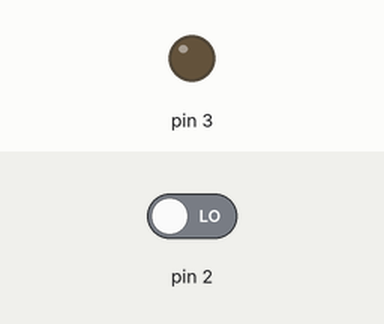
This sketch was run on a simulated Arduino Uno, built with avr-gcc and run on an emulated ATmega328P. Parts: output pins drawn as LEDs (lit = HIGH). Dashed ring = blinking. Inputs (shaded band) come from the test bench; at power-on: pin 2 LOW.

Above: at 1.2 s.
1.3 s: pin 2 driven HIGH
At 1.8 s:
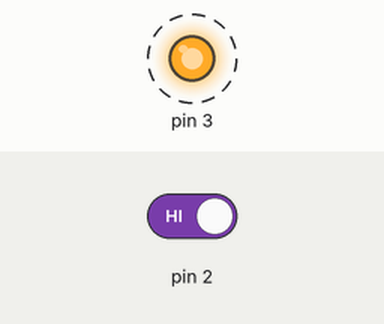
4.3 s: pin 2 driven LOW
At 5.1 s:
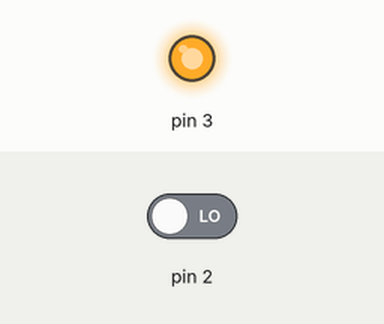
Timing chart, 0 to 7.3 s (numbered marks = the images above; inputs shaded):
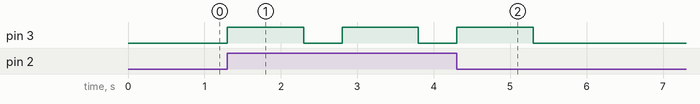

The sketch:

BLINK_LED_FOR_LD_STUDENT.ino
```cpp
int a=0;
int j=0;
void setup() {
  // put your setup code here, to run once:
pinMode(2,INPUT);
pinMode(3,OUTPUT);

}

void loop() {
  // put your main code here, to run repeatedly:
  if(digitalRead(2)==HIGH)
  {
    j++;
  }

  if( j==1)
  {
    digitalWrite(3,HIGH);
    delay(1000);
    digitalWrite(3,LOW);
    delay(500);
    j=2;;

  }

  if(j==3)
  {
    digitalWrite(3,HIGH);
    delay(1000);
    digitalWrite(3,LOW);
    delay(500);
    digitalWrite(3,HIGH);
    delay(1000);
    digitalWrite(3,LOW);
    delay(500);
    j=4;
  }

   if(j==5)
  {
    digitalWrite(3,HIGH);
    delay(1000);
    digitalWrite(3,LOW);
    delay(500);
    digitalWrite(3,HIGH);
    delay(1000);
    digitalWrite(3,LOW);
    delay(500);
     digitalWrite(3,HIGH);
    delay(1000);
    digitalWrite(3,LOW);
    delay(500);
    j=0;
  }


}
```

Measured:
- after the input at 1.3 s, pin 3: alternates HIGH for 1.0 s and LOW for 0.50 s, starting at once
- after the input at 4.3 s, pin 3: goes on until 5.3 s, then stays LOW
